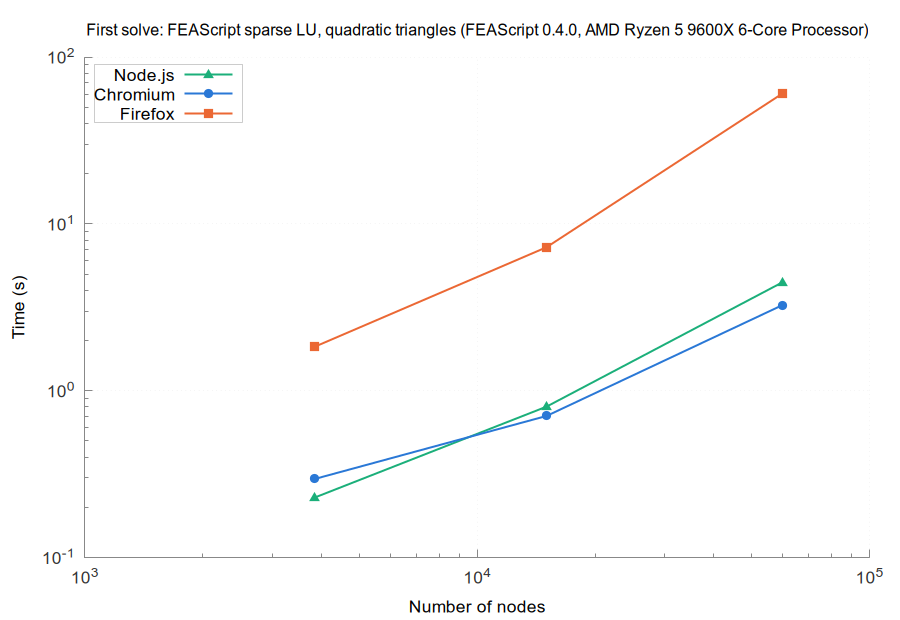

This chart was generated by the following gnuplot code:
set terminal pngcairo size 900,620 font 'Arial,13'
set border 3 lc rgb '#888888'; set tics nomirror tc rgb '#333333'
set grid lc rgb '#e6e6e6' lw 1; set key top left box lc rgb '#cccccc' opaque
set logscale xy; set format y '10^{%L}'; set format x '10^{%L}'
set output 'browsers_FEAScript_sparse_LU_quadratic_triangles_first.png'
set title 'First solve: FEAScript sparse LU, quadratic triangles (FEAScript 0.4.0, AMD Ryzen 5 9600X 6-Core Processor)' font 'Arial,12'
set xlabel 'Number of nodes'
set ylabel 'Time (s)'
plot 'browsers_FEAScript_sparse_LU_quadratic_triangles_first_node.dat' u 1:2 w lp lw 2 pt 9 ps 1.2 lc rgb '#1baf7a' t 'Node.js', \
     'browsers_FEAScript_sparse_LU_quadratic_triangles_first_chromium.dat' u 1:2 w lp lw 2 pt 7 ps 1.2 lc rgb '#2a78d6' t 'Chromium', \
     'browsers_FEAScript_sparse_LU_quadratic_triangles_first_firefox.dat' u 1:2 w lp lw 2 pt 5 ps 1.2 lc rgb '#eb6834' t 'Firefox'
